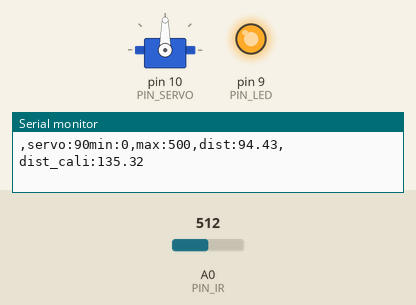
The sketch below on a simulated Arduino Uno, built with avr-gcc and run on an emulated ATmega328P. On the bench: servo, output pins drawn as LEDs (lit = HIGH), the last lines printed to the serial monitor. The inputs (shaded band) are chosen by the test bench; at power-on: A0 (PIN_IR) = 512.

Above: at 1.2 s.
1.3 s: A0 (PIN_IR) set to 361
4.3 s: A0 (PIN_IR) set to 344
At 4.9 s:
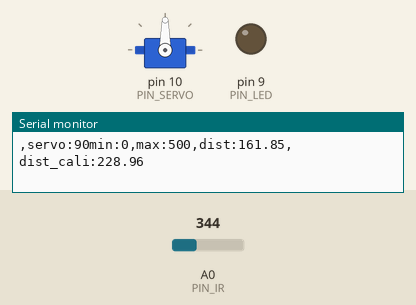
5.8 s: A0 (PIN_IR) set to 278
8.8 s: A0 (PIN_IR) set to 257
At 9.2 s:
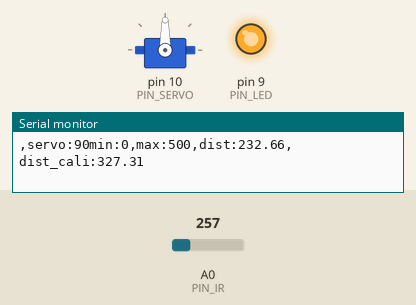
10.3 s: A0 (PIN_IR) set to 306
At 10.7 s:
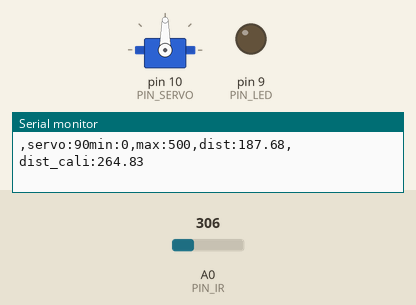
Timing chart, 0 to 13.3 s (numbered marks = the images above; inputs shaded):
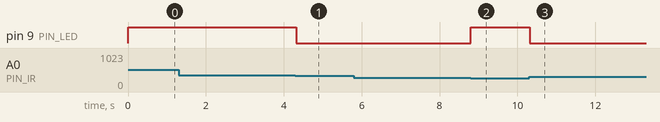

The sketch:

19_example_0.ino
```cpp
#include <Servo.h>

// Arduino pin assignment
#define PIN_IR A0
#define PIN_LED 9
#define PIN_SERVO 10

int a, b; // unit: mm
Servo myservo;

void setup() {
// initialize GPIO pins
  pinMode(PIN_LED,OUTPUT);
  digitalWrite(PIN_LED, 1);
  myservo.attach(PIN_SERVO);

// initialize serial port
  Serial.begin(57600);

  a = 69;
  b = 285;
}

float ir_distance(void){ // return value unit: mm
  float val;
  float volt = float(analogRead(PIN_IR));
  val = ((6762.0/(volt-9.0))-4.0) * 10.0;
  return val;
}

void loop() {
  float raw_dist = ir_distance();
  float dist_cali = 100 + 300.0 / (b - a) * (raw_dist - a);
  Serial.print("min:0,max:500,dist:");
  Serial.print(raw_dist);
  Serial.print(",dist_cali:");
  Serial.println(dist_cali);
  Serial.print(",servo:");
  Serial.print(myservo.read());
  if(raw_dist > 156 && raw_dist <224) digitalWrite(PIN_LED, 0);
  else digitalWrite(PIN_LED, 255);
  delay(20);
}
```

Measured:
- the behaviour switches between 354 and 353 on A0 (PIN_IR) (found by bisection; images 0 and 1)
- the behaviour switches between 266 and 265 on A0 (PIN_IR) (found by bisection; images 1 and 2)
- after the input at 4.3 s, pin 9 (PIN_LED): HIGH → LOW at once
- after the input at 8.8 s, pin 9 (PIN_LED): LOW → HIGH at once
- after the input at 10.3 s, pin 9 (PIN_LED): HIGH → LOW at once
